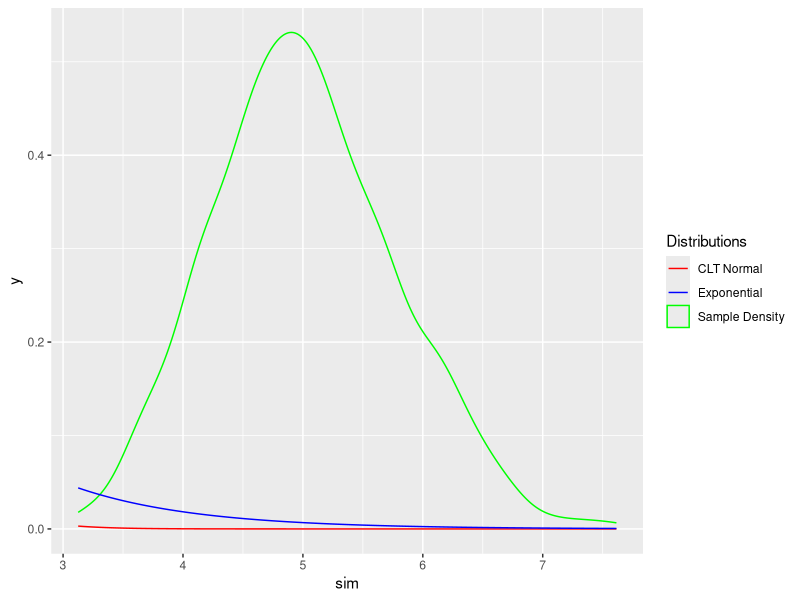

The R script that drew this image:
## ---- chunk 1
lambda <- 0.2
n <- 1000
m <- 40

set.seed(272727)
simData <- sapply(seq_len(n), function(x){mean(rexp(m,lambda))} )
## ---- chunk 2
library(ggplot2)
theoMean <- lambda ^ -1
theoVar <-  lambda ^ -2 / m  

p<- ggplot(data.frame(sim=simData),aes(x=sim)) 
p + geom_density(aes(col="Sample Density"))  +
    stat_function(fun = dnorm, aes(color = "CLT Normal"),
                  arg = list(mean = theoMean, sd = sqrt(theoVar))) +
    stat_function(fun = dexp, aes(color = "Exponential"), 
                  arg = list(rate = lambda)) +
    scale_colour_manual("Distributions",values = c("red", "blue", "green"))
## ---- chunk 3
shapiro.test(simData)
## ---- chunk 4
library(xtable)
means <- data.frame(MeanType = as.factor(c("Theoretical","Sample")),
           value = c(theoMean,mean(simData)))
print(xtable(means,digits=4),type="latex", comment=FALSE)
## ---- chunk 5
critical <- c(qnorm(0.05/2), qnorm(1-0.05/2))
z <- (mean(simData) - theoMean) / (theoVar / sqrt(n))
p <- pnorm(z)
critical 
z
## ---- chunk 6
vars <- data.frame(VarType = as.factor(c("Theoretical","Sample")),
           value = c(theoVar,var(simData)))
print(xtable(vars,digits=4),type="latex", comment=FALSE)
## ---- chunk 7
test.stat <- (n-1) * var(simData) / theoVar
crit.chi <- c(qchisq(0.05/2, df = n-1), qchisq(1-0.05/2, df = n-1))
crit.chi 
test.stat
